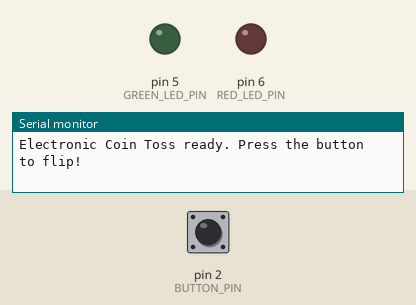
The sketch below on a simulated Arduino Uno, built with avr-gcc and run on an emulated ATmega328P. On the bench: output pins drawn as LEDs (lit = HIGH), the last lines printed to the serial monitor. Inputs (shaded band) come from the test bench; at power-on: pin 2 (BUTTON_PIN) HIGH. Random numbers use the default seed unless the sketch sets one.

Above: at 1.2 s.
1.3 s: pin 2 (BUTTON_PIN) pulled LOW for 0.15 s
At 1.7 s:
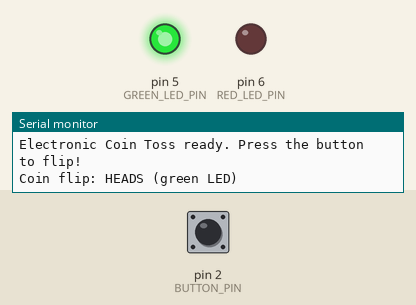
4.4 s: pin 2 (BUTTON_PIN) pulled LOW for 1 s
At 5.2 s:
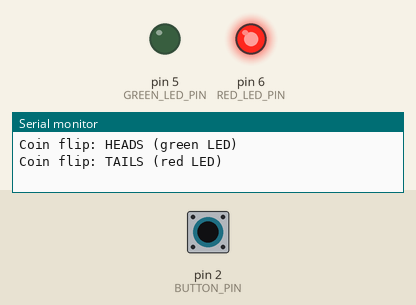
8.4 s: pin 2 (BUTTON_PIN) pulled LOW for 3.2 s
At 9.4 s:
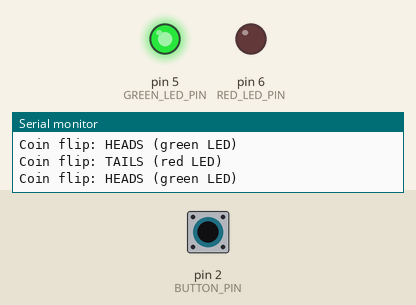
Timing chart, 0 to 12.4 s (numbered marks = the images above; inputs shaded):
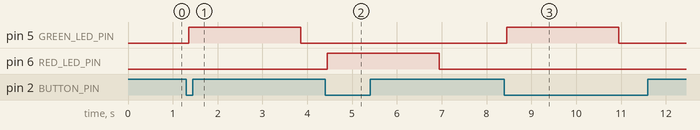

Measured:
- after the input at 1.3 s, pin 5 (GREEN_LED_PIN): LOW → HIGH after 0.05 s, → LOW 2.5 s later
- after the input at 4.4 s, pin 6 (RED_LED_PIN): LOW → HIGH after 0.05 s, → LOW 2.5 s later
- after the input at 8.4 s, pin 5 (GREEN_LED_PIN): LOW → HIGH after 0.05 s, → LOW 2.5 s later

The sketch:

Electronic-Coin-Toss.ino
```cpp
// 010 - Electronic Coin Toss
// Press the button and the Arduino flips a virtual coin: the green LED
// lights for HEADS, the red LED lights for TAILS, and the winner is
// printed to the Serial Monitor.
// Board: Arduino Uno
// Wiring: Push button between pin 2 and GND (internal pull-up used).
//         Green LED -> pin 5 through a 220 ohm resistor -> GND  (HEADS)
//         Red LED   -> pin 6 through a 220 ohm resistor -> GND  (TAILS)
//         A0 left unconnected: the floating pin picks up electrical noise
//         which is used to seed the random number generator.

// Pin constants
const int BUTTON_PIN = 2;   // Trigger input
const int GREEN_LED_PIN = 5; // Heads indicator
const int RED_LED_PIN = 6;   // Tails indicator

// Result constants
const int HEADS = 0;
const int TAILS = 1;

const unsigned long DEBOUNCE_MS = 50;  // Ignore switch bounce for 50 ms
const int SHOW_MS = 2500;              // How long the result LED stays lit

bool tossDone = false;               // Repeat guard: one toss per press
unsigned long lastChangeTime = 0;
int lastReading = HIGH;

void setup() {
  pinMode(BUTTON_PIN, INPUT_PULLUP);
  pinMode(GREEN_LED_PIN, OUTPUT);
  pinMode(RED_LED_PIN, OUTPUT);

  // Clear both indicators at start-up
  digitalWrite(GREEN_LED_PIN, LOW);
  digitalWrite(RED_LED_PIN, LOW);

  Serial.begin(9600);

  // Seed the random generator from noise on the unconnected pin A0.
  // Without this the board would produce the same sequence every boot.
  randomSeed(analogRead(A0));

  Serial.println("Electronic Coin Toss ready. Press the button to flip!");
}

void loop() {
  // Debounced button read (INPUT_PULLUP means pressed == LOW)
  int reading = digitalRead(BUTTON_PIN);
  unsigned long now = millis();
  if (reading != lastReading) {
    lastChangeTime = now;
    lastReading = reading;
  }

  bool pressed = (reading == LOW) && ((now - lastChangeTime) >= DEBOUNCE_MS);

  if (pressed && !tossDone) {
    tossDone = true;

    // random(2) returns either 0 (HEADS) or 1 (TAILS)
    int coin = random(2);

    if (coin == HEADS) {
      digitalWrite(GREEN_LED_PIN, HIGH);
      digitalWrite(RED_LED_PIN, LOW);
      Serial.println("Coin flip: HEADS (green LED)");
    } else {
      digitalWrite(RED_LED_PIN, HIGH);
      digitalWrite(GREEN_LED_PIN, LOW);
      Serial.println("Coin flip: TAILS (red LED)");
    }

    // Hold the result, then switch both LEDs off again
    delay(SHOW_MS);
    digitalWrite(GREEN_LED_PIN, LOW);
    digitalWrite(RED_LED_PIN, LOW);
  }

  // Clear the guard when the button is released so the next press works
  if (reading == HIGH) {
    tossDone = false;
  }
}
```
